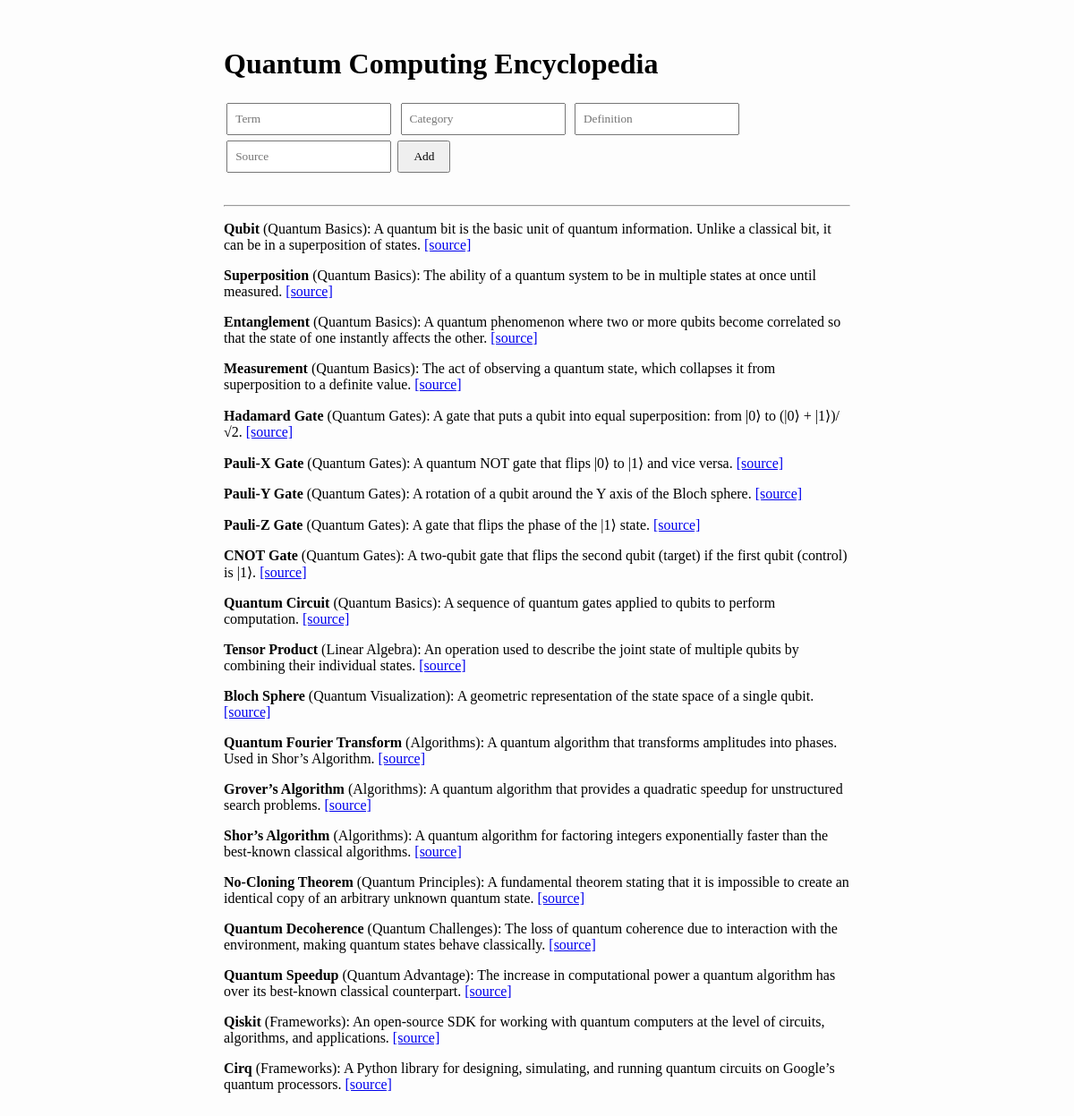
The page / on the database its author committed.
### tables this page shows
CREATE TABLE definitions (
    id INTEGER PRIMARY KEY AUTOINCREMENT,
    term TEXT NOT NULL,
    category TEXT,
    definition TEXT NOT NULL,
    source TEXT,
    created_at TIMESTAMP DEFAULT CURRENT_TIMESTAMP
);

### app.py (the view)
@app.route('/')
def index():
    conn = get_db_connection()
    terms = conn.execute('SELECT * FROM definitions').fetchall()
    conn.close()
    return render_template('index.html', terms=terms)

### app.py (called while the page is built)
def get_db_connection():
    conn = sqlite3.connect('quantum.db')
    conn.row_factory = sqlite3.Row
    return conn

### templates/index.html (shortened to what this page needs)
<!DOCTYPE html>
<html>
<head>
  <link rel="stylesheet" href="/static/styles.css">
</head>
<body>
  <h1>Quantum Computing Encyclopedia</h1>
  <form method="POST" action="/add">
    <input name="term" placeholder="Term" required>
    <input name="category" placeholder="Category">
    <input name="definition" placeholder="Definition" required>
    <input name="source" placeholder="Source">
    <button type="submit">Add</button>
  </form>
  <hr>
  <ul>
    {% for row in terms %}
      <li><strong>{{ row['term'] }}</strong> ({{ row['category'] }}): {{ row['definition'] }}
        {% if row['source'] %} <a href="{{ row['source'] }}">[source]</a>{% endif %}
      </li>
    {% endfor %}
  </ul>
</body>
</html>

### static/styles.css (style rules this page uses)
body { max-width: 700px; margin: auto; padding: 2rem; background: #fdfdfd; }
h1 { font-family: 'Trebuchet MS'; }
form { margin-bottom: 2rem; }
input { font-family: serif ; margin: 0.2rem; padding: 0.5rem; }
button { font-family: serif ; padding: 0.5rem 1rem; }
ul { list-style: none; padding: 0; }
li { margin-bottom: 1rem; }

### rows shown on the page
definitions: term "Qubit", category "Quantum Basics", definition "A quantum bit is the basic unit of quantum information. Unlike a classical bit, it can be in a superposition of states."
definitions: term "Superposition", category "Quantum Basics", definition "The ability of a quantum system to be in multiple states at once until measured."
definitions: term "Entanglement", category "Quantum Basics", definition "A quantum phenomenon where two or more qubits become correlated so that the state of one instantly affects the other."
definitions: term "Measurement", category "Quantum Basics", definition "The act of observing a quantum state, which collapses it from superposition to a definite value."
definitions: term "Hadamard Gate", category "Quantum Gates", definition "A gate that puts a qubit into equal superposition: from |0⟩ to (|0⟩ + |1⟩)/√2."
definitions: term "Pauli-X Gate", category "Quantum Gates", definition "A quantum NOT gate that flips |0⟩ to |1⟩ and vice versa."
definitions: term "Pauli-Y Gate", category "Quantum Gates", definition "A rotation of a qubit around the Y axis of the Bloch sphere."
definitions: term "Pauli-Z Gate", category "Quantum Gates", definition "A gate that flips the phase of the |1⟩ state."
definitions: term "CNOT Gate", category "Quantum Gates", definition "A two-qubit gate that flips the second qubit (target) if the first qubit (control) is |1⟩."
definitions: term "Quantum Circuit", category "Quantum Basics", definition "A sequence of quantum gates applied to qubits to perform computation."
definitions: term "Tensor Product", category "Linear Algebra", definition "An operation used to describe the joint state of multiple qubits by combining their individual states."
definitions: term "Bloch Sphere", category "Quantum Visualization", definition "A geometric representation of the state space of a single qubit."
definitions: term "Quantum Fourier Transform", category "Algorithms", definition "A quantum algorithm that transforms amplitudes into phases. Used in Shor’s Algorithm."
definitions: term "Grover’s Algorithm", category "Algorithms", definition "A quantum algorithm that provides a quadratic speedup for unstructured search problems."
definitions: term "Shor’s Algorithm", category "Algorithms", definition "A quantum algorithm for factoring integers exponentially faster than the best-known classical algorithms."
definitions: term "No-Cloning Theorem", category "Quantum Principles", definition "A fundamental theorem stating that it is impossible to create an identical copy of an arbitrary unknown quantum state."
definitions: term "Quantum Decoherence", category "Quantum Challenges", definition "The loss of quantum coherence due to interaction with the environment, making quantum states behave classically."
definitions: term "Quantum Speedup", category "Quantum Advantage", definition "The increase in computational power a quantum algorithm has over its best-known classical counterpart."
definitions: term "Qiskit", category "Frameworks", definition "An open-source SDK for working with quantum computers at the level of circuits, algorithms, and applications."
definitions: term "Cirq", category "Frameworks", definition "A Python library for designing, simulating, and running quantum circuits on Google’s quantum processors."
